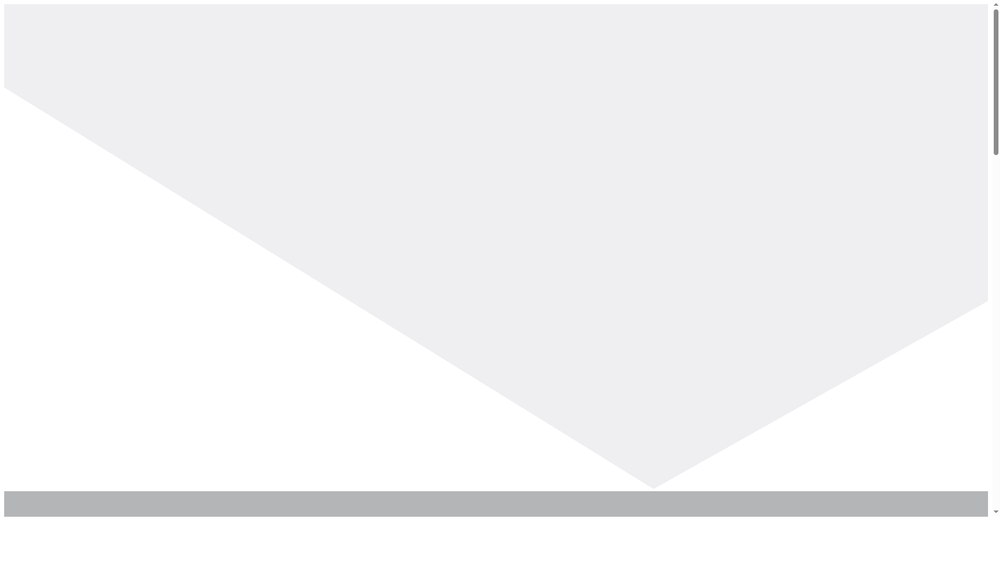
#> input picture docker-docs-screenshot.png, 1000 x 562 px, shrunk from 1920 x 1080 before the run
$ python invert_colors.py
#> lines starting #> are read from the running program, lines starting #| are printed output that depends on the picture
#!/usr/bin/env python3
from PIL import Image, ImageOps

# Open the screenshot
print("Opening screenshot...")
img = Image.open('docker-docs-screenshot.png')
#> img is the input picture: PIL image 1000x562 RGB; mean R, G, B 242.5, 242.5, 244.3

# Invert the colors
print("Inverting colors...")
inverted_img = ImageOps.invert(img.convert('RGB'))
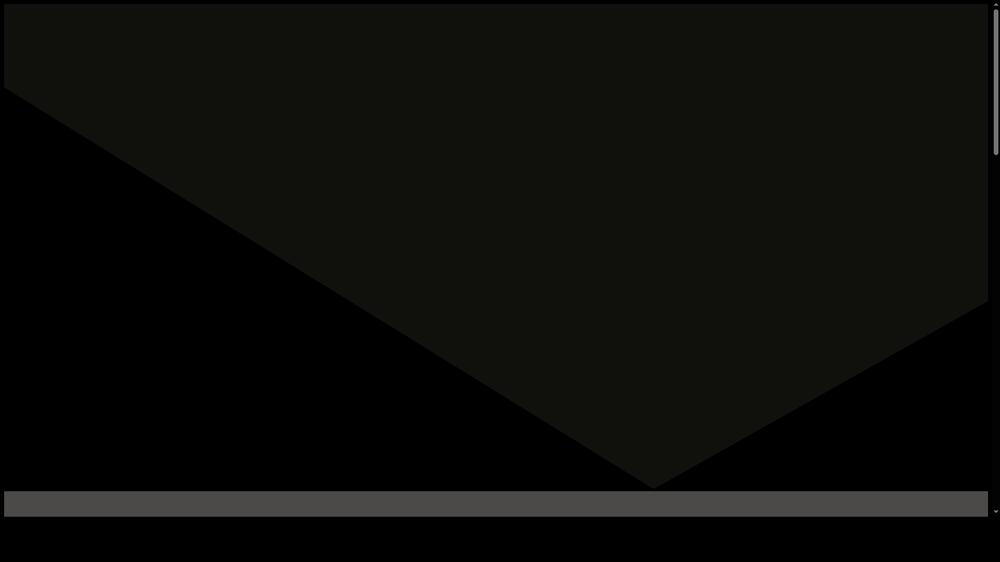
#> inverted_img: PIL image 1000x562 RGB; mean R, G, B 12.5, 12.5, 10.7

# Save the inverted image
output_file = 'docker-docs-screenshot-inverted.png'
inverted_img.save(output_file)

print(f"Inverted screenshot saved as {output_file}")
